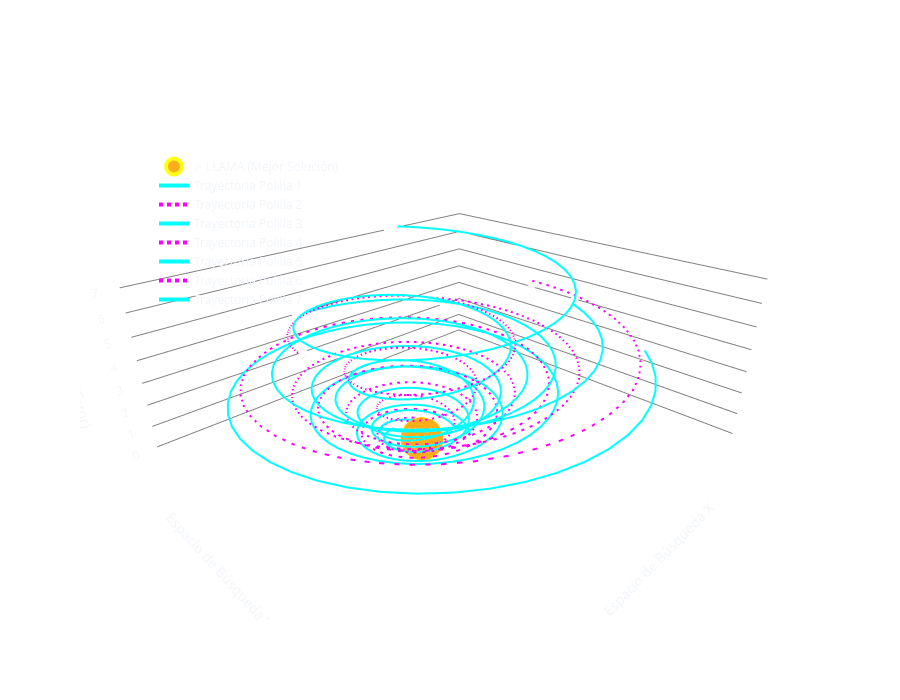

This figure's notebook cell:
### Code cell
# --- GRÁFICO PERRÓN 4: LA INTUICIÓN DEL MFO (VUELO EN ESPIRAL) ---
import numpy as np
import plotly.graph_objects as go

print("Generando simulación 3D del vuelo de las polillas hacia la llama...")

fig = go.Figure()

# Configuración de la simulación matemática de la espiral
n_moths = 7            # Número de polillas a simular
b = 1.5                # Constante de la forma de la espiral logarítmica
vueltas = 3            # Número de giros alrededor de la llama

# 1. Dibujar la "Llama" en el centro (El Óptimo Global)
fig.add_trace(go.Scatter3d(
    x=[0], y=[0], z=[0],
    mode='markers',
    marker=dict(
        size=25, 
        color='orange', 
        colorscale='YlOrRd', 
        symbol='circle',
        line=dict(color='yellow', width=4),
        opacity=0.9
    ),
    name='🔥 LLAMA (Mejor Solución)'
))

# 2. Generar y dibujar las "Polillas" y sus trayectorias en espiral
for i in range(n_moths):
    # Punto de inicio aleatorio para cada polilla en el espacio 3D
    r_start = np.random.uniform(5, 10)
    theta_offset = np.random.uniform(0, 2 * np.pi)
    z_start = np.random.uniform(3, 8)
    
    # Vector de tiempo 't' (de 1 a 0 para simular que se acercan al centro)
    t = np.linspace(1, 0, 150)
    
    # Ecuación de la Espiral Logarítmica del algoritmo MFO: r = D * e^(bt) * cos(2*pi*t)
    # Proyectado en 3D para la visualización
    r = r_start * np.exp(b * (t - 1))
    x = r * np.cos(2 * np.pi * t * vueltas + theta_offset)
    y = r * np.sin(2 * np.pi * t * vueltas + theta_offset)
    z = z_start * t  # Descenso en el eje Z hacia la llama
    
    # Dibujar la trayectoria (La estela del vuelo)
    fig.add_trace(go.Scatter3d(
        x=x, y=y, z=z,
        mode='lines',
        line=dict(
            color='cyan' if i % 2 == 0 else 'magenta', 
            width=4, 
            dash='solid' if i % 2 == 0 else 'dot'
        ),
        name=f'Trayectoria Polilla {i+1}'
    ))
    
    # Dibujar la "Polilla" al inicio de la trayectoria
    fig.add_trace(go.Scatter3d(
        x=[x[0]], y=[y[0]], z=[z[0]],
        mode='markers',
        marker=dict(
            size=6, 
            color='white', 
            symbol='diamond'
        ),
        name=f'🦋 Polilla {i+1} (Solución Inicial)',
        showlegend=False
    ))

# 3. Diseño visual y entorno
fig.update_layout(
    title=dict(
        text="Intuición Matemática de MFO: Convergencia en Espiral Logarítmica", 
        font=dict(size=18, color='white')
    ),
    scene=dict(
        xaxis=dict(title='Espacio de Búsqueda X', showbackground=False, showgrid=False, zeroline=False, showticklabels=False),
        yaxis=dict(title='Espacio de Búsqueda Y', showbackground=False, showgrid=False, zeroline=False, showticklabels=False),
        zaxis=dict(title='Fitness (Error)', showbackground=False, gridcolor='gray', zeroline=False),
        camera=dict(eye=dict(x=1.2, y=1.2, z=0.8)) # Ángulo de cámara sci-fi
    ),
    template="plotly_dark",
    width=900, 
    height=700,
    paper_bgcolor='rgba(0,0,0,0)',
    plot_bgcolor='rgba(0,0,0,0)',
    legend=dict(yanchor="top", y=0.9, xanchor="left", x=0.1)
)

fig.show()

### Figure 1 — Plotly figure (JSON) as saved in the notebook; plotly's stock layout.template omitted (floating-point values rounded to 4 significant figures; data arrays with more than 128 entries replaced by an {"elided": "..."} marker saying what was removed)
{"data": [{"marker": {"color": "orange", "colorscale": [[0, "rgb(255,255,204)"], [0.125, "rgb(255,237,160)"], [0.25, "rgb(254,217,118)"], [0.375, "rgb(254,178,76)"], [0.5, "rgb(253,141,60)"], [0.625, "rgb(252,78,42)"], [0.75, "rgb(227,26,28)"], [0.875, "rgb(189,0,38)"], [1, "rgb(128,0,38)"]], "line": {"color": "yellow", "width": 4}, "opacity": 0.9, "size": 25, "symbol": "circle"}, "mode": "markers", "name": "🔥 LLAMA (Mejor Solución)", "type": "scatter3d", "x": [0], "y": [0], "z": [0]}, {"line": {"color": "cyan", "dash": "solid", "width": 4}, "mode": "lines", "name": "Trayectoria Polilla 1", "type": "scatter3d", "x": {"elided": "150 float values"}, "y": {"elided": "150 float values"}, "z": {"elided": "150 float values"}}, {"marker": {"color": "white", "size": 6, "symbol": "diamond"}, "mode": "markers", "name": "🦋 Polilla 1 (Solución Inicial)", "showlegend": false, "type": "scatter3d", "x": [-7.11], "y": [2.376], "z": [4.866]}, {"line": {"color": "magenta", "dash": "dot", "width": 4}, "mode": "lines", "name": "Trayectoria Polilla 2", "type": "scatter3d", "x": {"elided": "150 float values"}, "y": {"elided": "150 float values"}, "z": {"elided": "150 float values"}}, {"marker": {"color": "white", "size": 6, "symbol": "diamond"}, "mode": "markers", "name": "🦋 Polilla 2 (Solución Inicial)", "showlegend": false, "type": "scatter3d", "x": [-9.247], "y": [-1.61], "z": [4.557]}, {"line": {"color": "cyan", "dash": "solid", "width": 4}, "mode": "lines", "name": "Trayectoria Polilla 3", "type": "scatter3d", "x": {"elided": "150 float values"}, "y": {"elided": "150 float values"}, "z": {"elided": "150 float values"}}, {"marker": {"color": "white", "size": 6, "symbol": "diamond"}, "mode": "markers", "name": "🦋 Polilla 3 (Solución Inicial)", "showlegend": false, "type": "scatter3d", "x": [-7.339], "y": [5.921], "z": [3.682]}, {"line": {"color": "magenta", "dash": "dot", "width": 4}, "mode": "lines", "name": "Trayectoria Polilla 4", "type": "scatter3d", "x": {"elided": "150 float values"}, "y": {"elided": "150 float values"}, "z": {"elided": "150 float values"}}, {"marker": {"color": "white", "size": 6, "symbol": "diamond"}, "mode": "markers", "name": "🦋 Polilla 4 (Solución Inicial)", "showlegend": false, "type": "scatter3d", "x": [-5.65], "y": [-4.524], "z": [3.789]}, {"line": {"color": "cyan", "dash": "solid", "width": 4}, "mode": "lines", "name": "Trayectoria Polilla 5", "type": "scatter3d", "x": {"elided": "150 float values"}, "y": {"elided": "150 float values"}, "z": {"elided": "150 float values"}}, {"marker": {"color": "white", "size": 6, "symbol": "diamond"}, "mode": "markers", "name": "🦋 Polilla 5 (Solución Inicial)", "showlegend": false, "type": "scatter3d", "x": [-3.581], "y": [-5.961], "z": [7.567]}, {"line": {"color": "magenta", "dash": "dot", "width": 4}, "mode": "lines", "name": "Trayectoria Polilla 6", "type": "scatter3d", "x": {"elided": "150 float values"}, "y": {"elided": "150 float values"}, "z": {"elided": "150 float values"}}, {"marker": {"color": "white", "size": 6, "symbol": "diamond"}, "mode": "markers", "name": "🦋 Polilla 6 (Solución Inicial)", "showlegend": false, "type": "scatter3d", "x": [5.242], "y": [-0.0102], "z": [5.568]}, {"line": {"color": "cyan", "dash": "solid", "width": 4}, "mode": "lines", "name": "Trayectoria Polilla 7", "type": "scatter3d", "x": {"elided": "150 float values"}, "y": {"elided": "150 float values"}, "z": {"elided": "150 float values"}}, {"marker": {"color": "white", "size": 6, "symbol": "diamond"}, "mode": "markers", "name": "🦋 Polilla 7 (Solución Inicial)", "showlegend": false, "type": "scatter3d", "x": [1.313], "y": [-6.596], "z": [4.255]}], "layout": {"height": 700, "legend": {"x": 0.1, "xanchor": "left", "y": 0.9, "yanchor": "top"}, "paper_bgcolor": "rgba(0,0,0,0)", "plot_bgcolor": "rgba(0,0,0,0)", "scene": {"camera": {"eye": {"x": 1.2, "y": 1.2, "z": 0.8}}, "xaxis": {"showbackground": false, "showgrid": false, "showticklabels": false, "title": {"text": "Espacio de Búsqueda X"}, "zeroline": false}, "yaxis": {"showbackground": false, "showgrid": false, "showticklabels": false, "title": {"text": "Espacio de Búsqueda Y"}, "zeroline": false}, "zaxis": {"gridcolor": "gray", "showbackground": false, "title": {"text": "Fitness (Error)"}, "zeroline": false}}, "title": {"font": {"color": "white", "size": 18}, "text": "Intuición Matemática de MFO: Convergencia en Espiral Logarítmica"}, "width": 900}}
